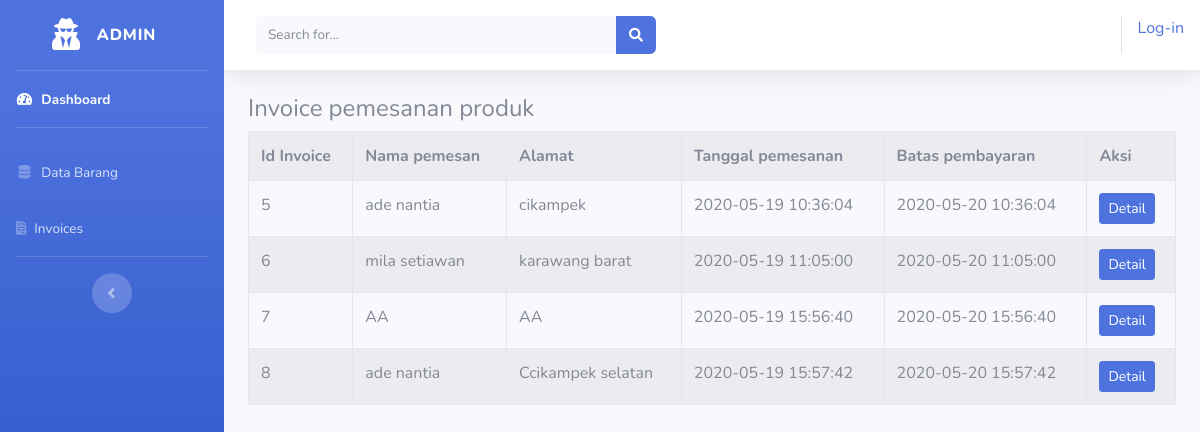
The page /index.php/admin/invoice on the database its author committed.
### tables this page shows
CREATE TABLE `tb_invoice` (
  `id` int(11) NOT NULL,
  `nama_pemesan` varchar(50) NOT NULL,
  `alamat` varchar(100) NOT NULL,
  `tgl_pesan` datetime NOT NULL,
  `batas_bayar` datetime NOT NULL
);

### application/controllers/admin/invoice.php (called while the page is built, shortened)
<?php
class Invoice extends CI_Controller {
    public function index()
    {
        $data['invoice'] = $this->model_invoice->tampil_data();
        $this->load->view('templates_admin/header');
        $this->load->view('templates_admin/sidebar');
        $this->load->view('admin/invoice', $data);
        $this->load->view('templates_admin/footer');
    }
}

### index.php (called while the page is built, shortened)
<?php
require_once BASEPATH.'core/CodeIgniter.php';

### application/models/model_invoice.php (called while the page is built, shortened)
<?php
class Model_invoice extends CI_Model {
    public function tampil_data(){
        $result = $this->db->get('tb_invoice');
            return $result->result();
    }
}

### application/views/admin/invoice.php (the view)
<div class="container-fluid">
    <h4>Invoice pemesanan produk</h4>
    <table class="table table-bordered table-hover table-striped">
        <tr>
            <th>Id Invoice </th>
            <th>Nama pemesan</th>
            <th>Alamat</th>
            <th>Tanggal pemesanan</th>
            <th>Batas pembayaran</th>
            <th>Aksi</th>
        </tr>
        <?php foreach($invoice as $in): ?>
        <tr>
            <td><?php echo $in->id ?> </td>
            <td><?php echo $in->nama_pemesan ?> </td>
            <td><?php echo $in->alamat ?> </td>
            <td><?php echo $in->tgl_pesan ?> </td>
            <td><?php echo $in->batas_bayar ?> </td>
            <td><?php echo anchor('admin/invoice/detail/' .$in->id, '<div class="btn btn-sm btn-primary">Detail</div>') ?></td>
        </tr>
        <?php endforeach; ?>
    </table>
</div>

### rows shown on the page
tb_invoice: id "5", nama_pemesan "ade nantia", alamat "cikampek", tgl_pesan "2020-05-19 10:36:04", batas_bayar "2020-05-20 10:36:04", id "Detail"
tb_invoice: id "6", nama_pemesan "mila setiawan", alamat "karawang barat", tgl_pesan "2020-05-19 11:05:00", batas_bayar "2020-05-20 11:05:00", id "Detail"
tb_invoice: id "7", nama_pemesan "AA", alamat "AA", tgl_pesan "2020-05-19 15:56:40", batas_bayar "2020-05-20 15:56:40", id "Detail"
tb_invoice: id "8", nama_pemesan "ade nantia", alamat "Ccikampek selatan", tgl_pesan "2020-05-19 15:57:42", batas_bayar "2020-05-20 15:57:42", id "Detail"

### other values the page prints
anchor('auth/login', 'Log-in') "Log-in"
